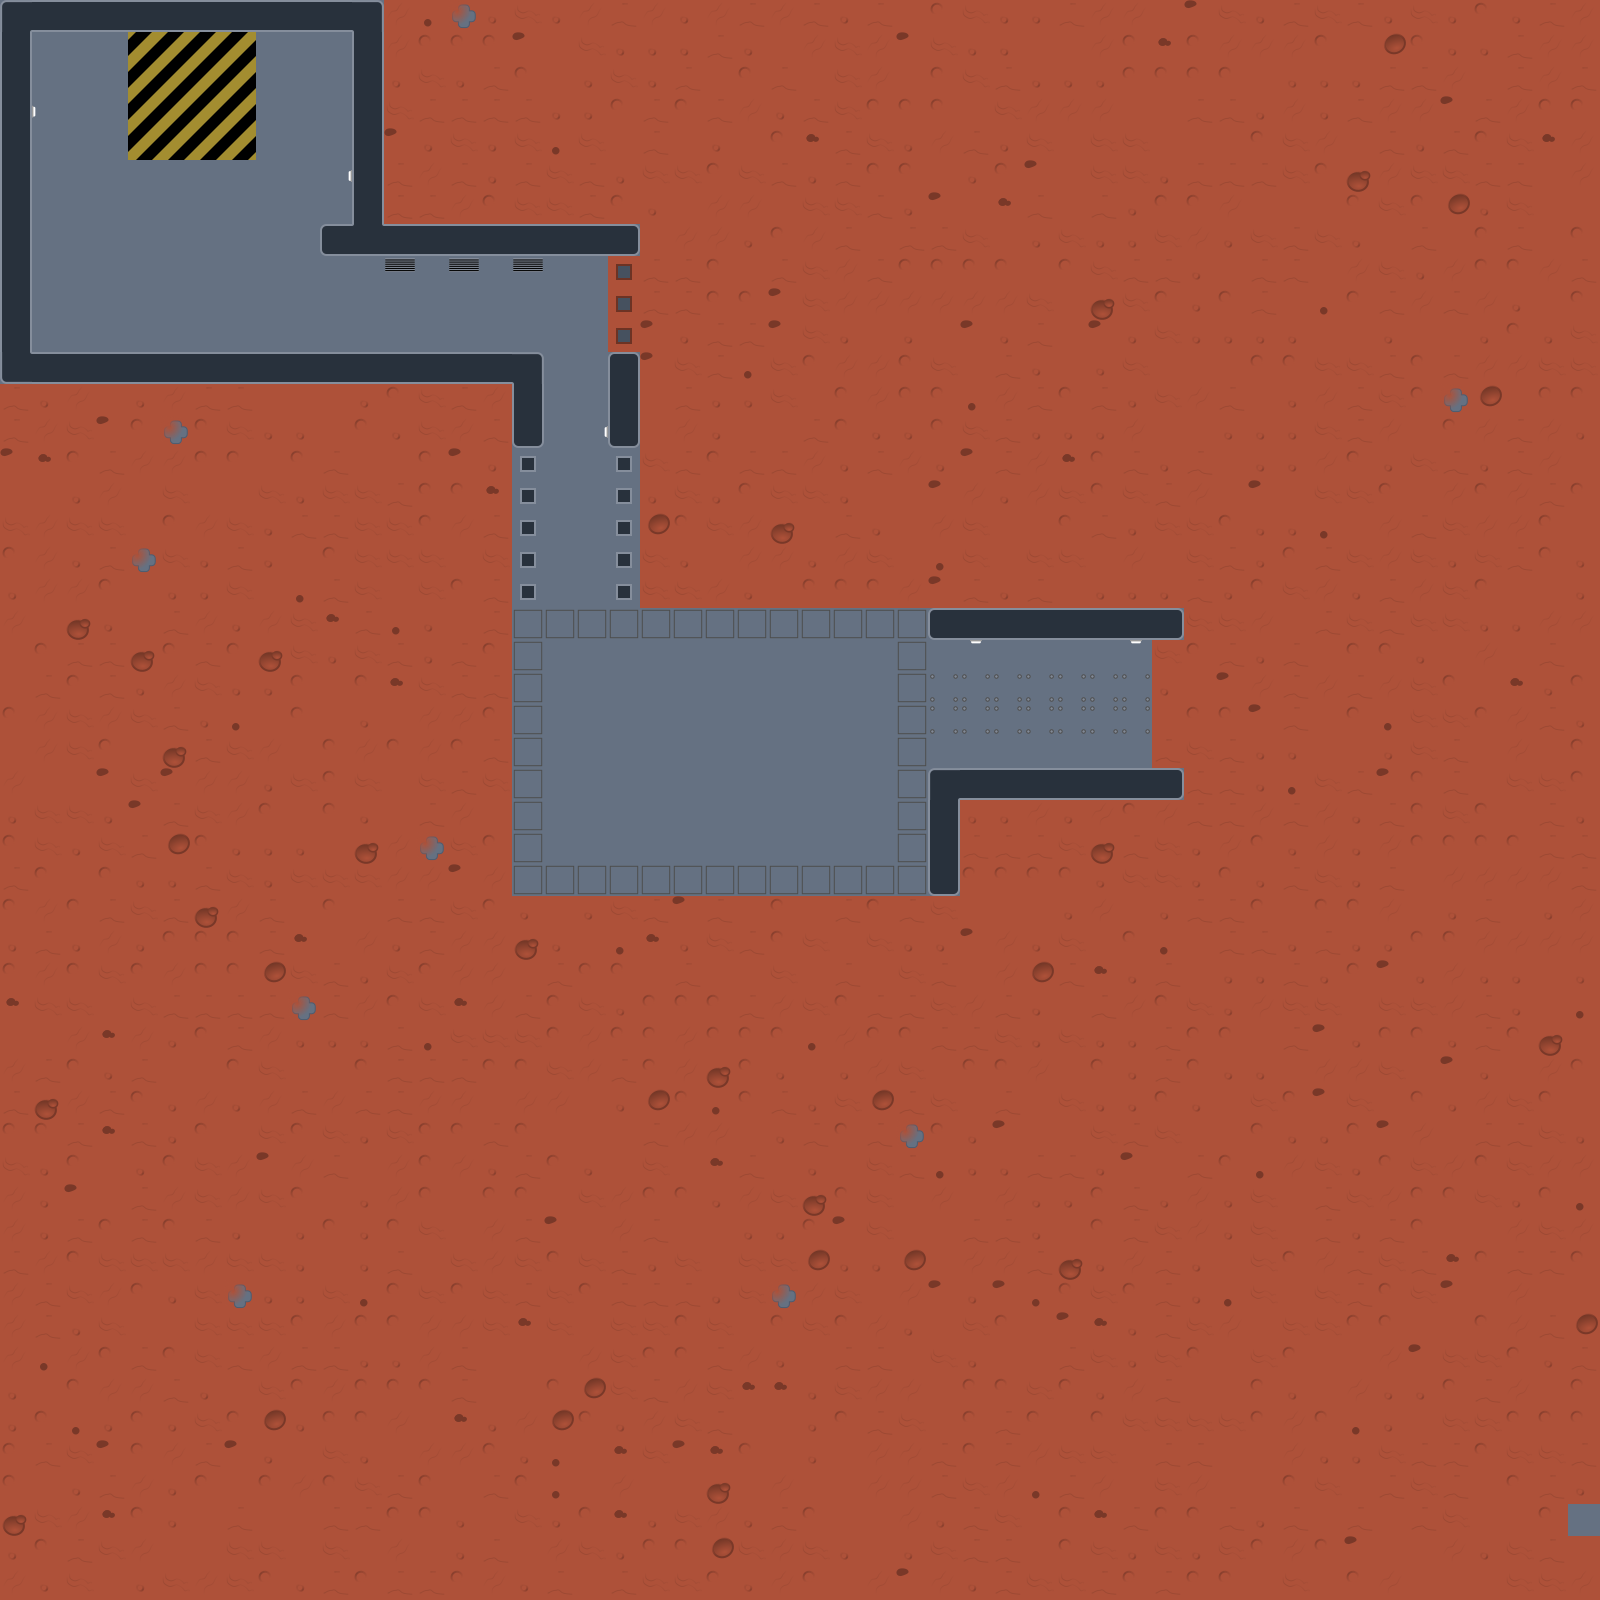

Tiled map render using the project's own tile images. Description and the map definition, with tile-layer contents summarised, below:
An orthogonal 50x50 tile map with 32x32 px tiles, 1 tile layer (Base), 4 tilesets and 7 objects.

<map version="1.0" tiledversion="1.0.3" orientation="orthogonal" renderorder="right-up" width="50" height="50" tilewidth="32" tileheight="32" nextobjectid="20">
 <properties>
  <property name="ambient" type="color" value="#ff26264c" />
 </properties>
 <tileset firstgid="1" source="mars_margin.tsx" />
 <tileset firstgid="145" source="obj_large.tsx" />
 <tileset firstgid="161" source="obj_small.tsx" />
 <tileset firstgid="225" source="obj_wide.tsx" />
 <layer name="Base" width="50" height="50">
  <data>[2500 cells, 2500 non-empty, 33 distinct tile ids]</data>
 </layer>
 <objectgroup name="Objects">
  <object id="8" gid="145" x="160" y="128" width="64" height="64" />
  <object id="10" gid="182" x="47" y="307" width="32" height="32" />
  <object id="11" gid="182" x="76" y="326" width="32" height="32" />
  <object id="12" gid="230" x="513" y="288" width="64" height="32" />
  <object id="14" gid="225" x="864" y="800" width="64" height="32" rotation="-270" />
  <object id="18" gid="240" x="1648" y="928" width="64" height="32" />
  <object id="19" gid="225" x="800" y="800" width="64" height="32" rotation="-270" />
 </objectgroup>
</map>
